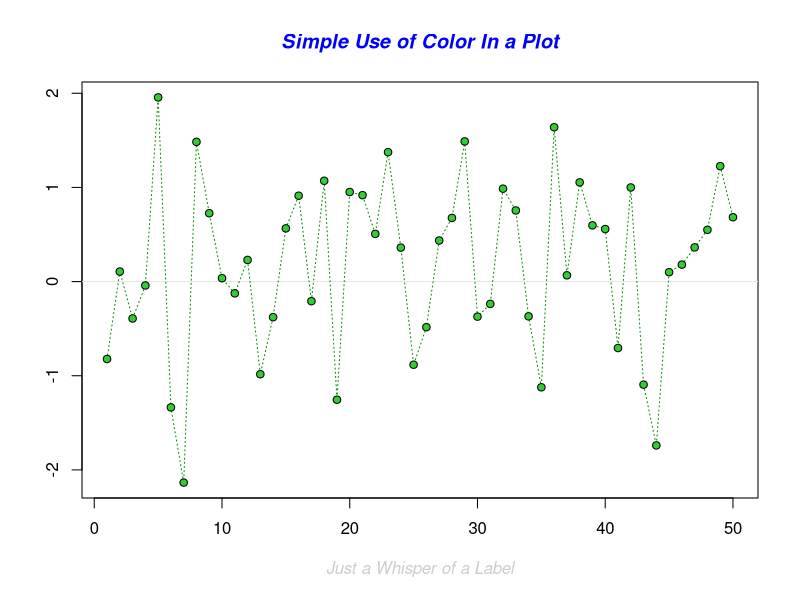
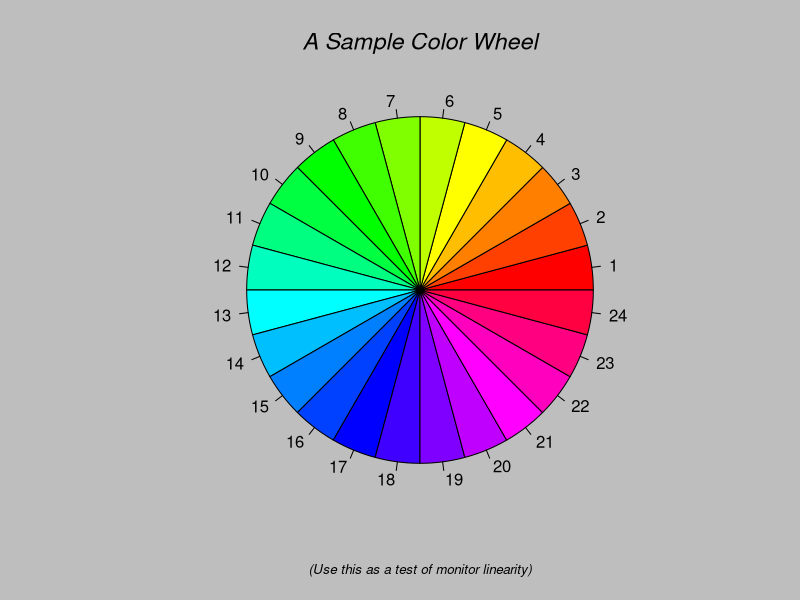
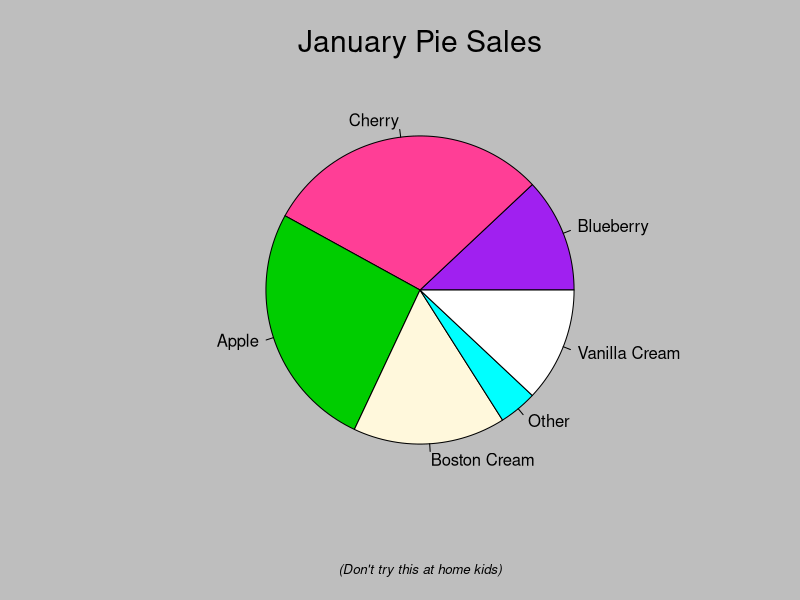
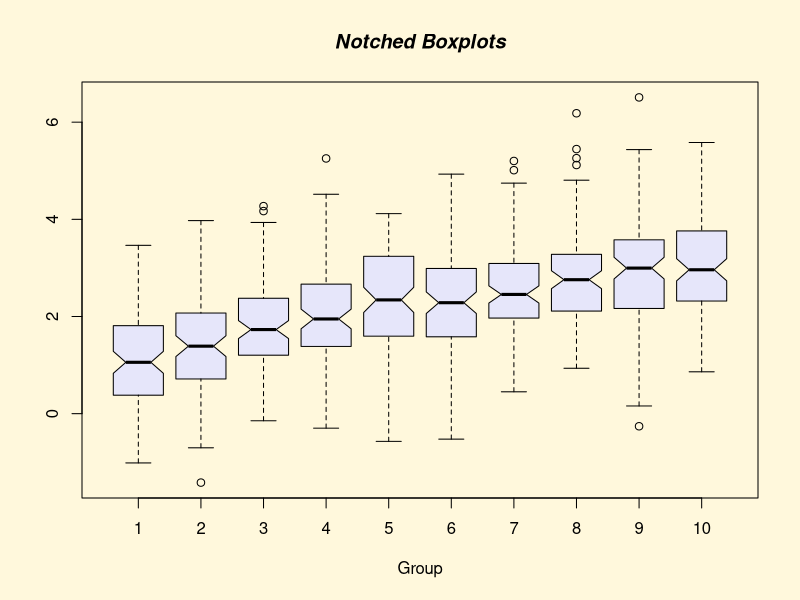
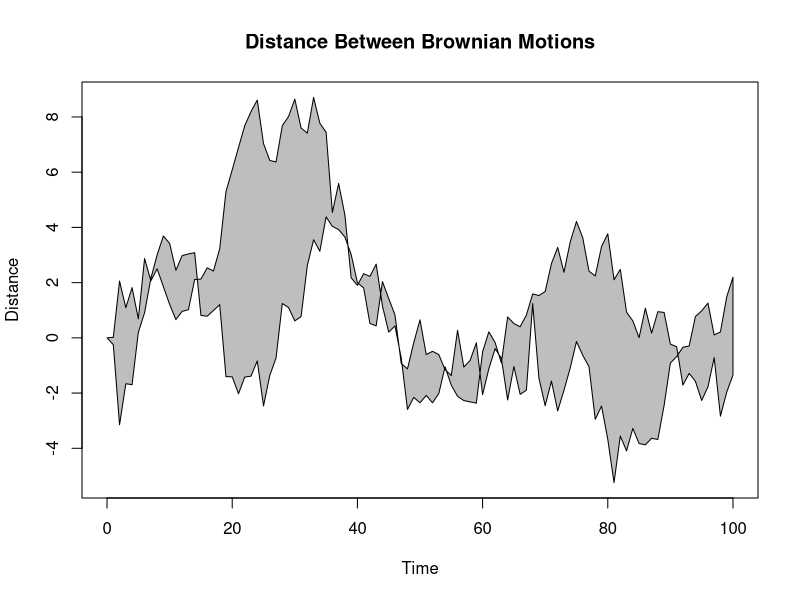
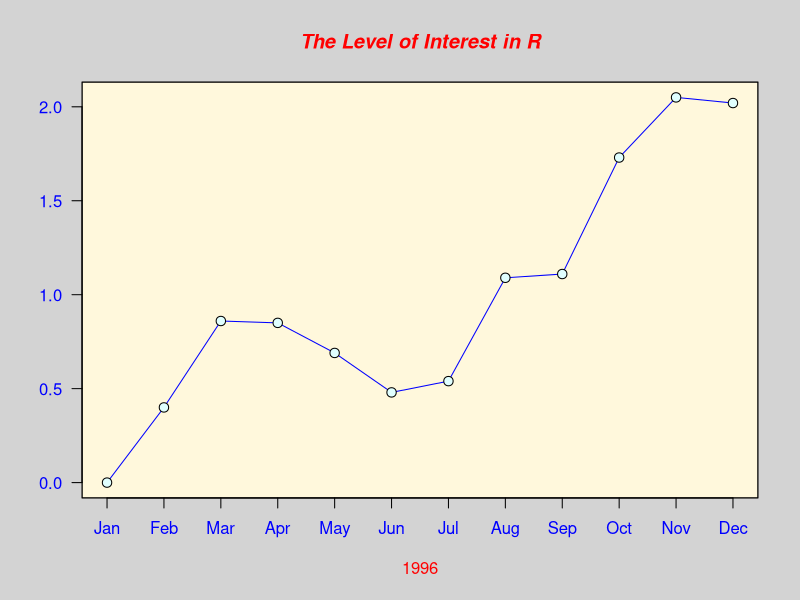
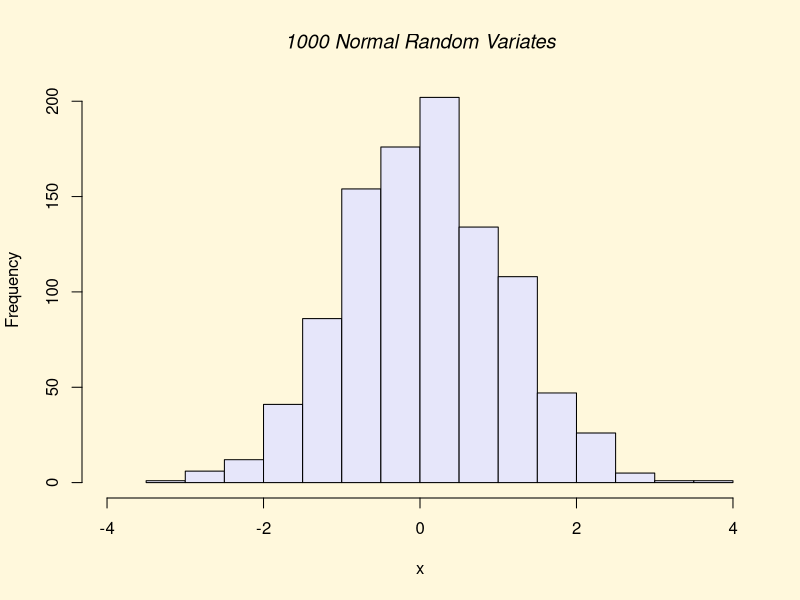
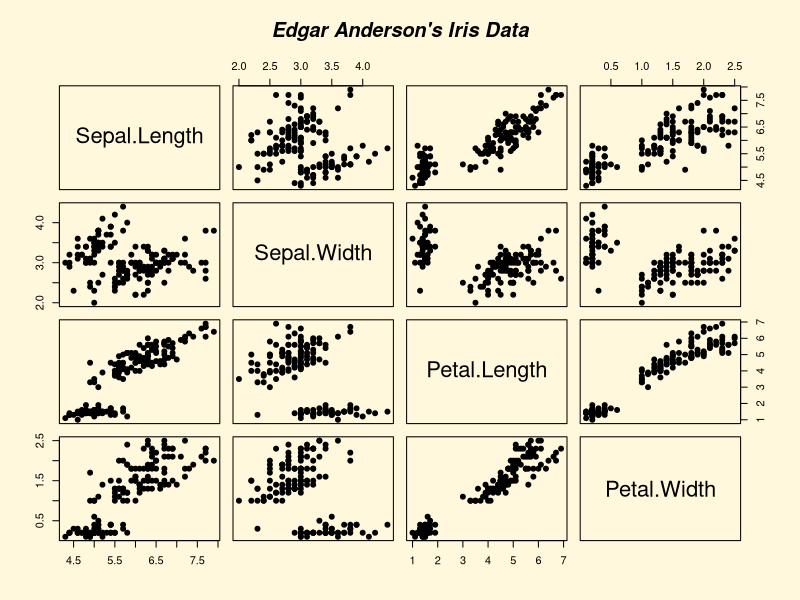

Generate these figures, in order, with R:
################################################################################
### R BASICS WORKSHOP                                                                                                            ###
### PRESENTATION 7-1: GRÁFICOS                                                                                              ### 
###                                                                                                                                                     ###
### Unida de Servicios Bioinformáticos                                                                                             ###
### Instituto Nacional de Medicina Genómica                                                                                   ###
### Website: github.com/hachepunto/R_Basics_workshop                                                                ### 
################################################################################


### INTRODUCCIÓN ###############################################################

# R ofrece una variedad increíble de opciones para construir gráficos. Escribe 
# este código en la consola para ver unas pocas opciones que son posibles:
demo(graphics)


# Una mejor versión del grafico del volcán (de la ayuda de la función *image*):
x <- 10*(1:nrow(volcano))
y <- 10*(1:ncol(volcano))
image(x, y, volcano, col = terrain.colors(100), axes = FALSE)
contour(x, y, volcano, levels = seq(90, 200, by = 5),
    add = TRUE, col = "peru")
axis(1, at = seq(100, 800, by = 100))
axis(2, at = seq(100, 600, by = 100))
box()
title(main = "Maunga Whau Volcano", font.main = 4)


# Esta parte del taller esta dividida en las siguientes secciones:

# A. Funciones gráficas de alto nivel (high-level functions) 
# B. Funciones gráficas de bajo nivel (low-level functions) 
# C. Parámetros gráficos modificados por la función *par* 
# D. Abrir múltiples ventanas y como partir una ventana gráfica
# E. Guardar gráficos como archivos 



### A. FUNCIONES GRÁFICAS DE ALTO NIVEL ########################################

# Las funciones gráficas de alto nivel se utilizan para crear gráficas, mientras
# que las de bajo nivel se utilizan para modificarlas o añadir elementos. 

# Acá vamos a ver algunos ejemplos, pero para una lista un poco más extensa 
# consulten las paginas 32 y 33 de "R para principiantes" (40 y 41 en la 
# la versión en Ingles).

data(iris)
str(iris)


## *plot* es una función genérica que sirve para hacer muchos tipos de gráficos.
# Una función genérica trabaja distinto dependiendo del tipo de argumentos que 
# se le da. Sin embargo, esta función se usa más frecuentemente para hacer 
# "scatterplots":  

plot(iris$Sepal.Length ~ iris$Sepal.Width)

plot(iris$Petal.Length ~ iris$Petal.Width)


# Existen muchos argumentos que pueden ser utilizados en la función *plot* y en 
# otras funciones para modificar figuras. Algunas de las más comunes son:

# type: cambia el tipo de grafico 

# pch: cambia la forma del símbolo
# cex: cambia el tamaño del símbolo
# col: cambia el color del símbolo
# bg: cambia el color del fondo del símbolo

# main: cambia el titulo principal
# xlab y ylab: cambian los títulos de los ejes
# cex.lab: cambia el tamaño del texto de los títulos de ejes
# cex.axis: cambia el tamaño del texto en los ejes

# las: controla la orientación del texto en el eje y
# bty: cambia el tipo de recuadro al rededor de los puntos 


plot(iris$Petal.Length ~ iris$Petal.Width, cex=3)

plot(iris$Petal.Length ~ iris$Petal.Width, cex=2, pch=21, col="black", bg="grey")

plot(iris$Petal.Length ~ iris$Petal.Width, cex=3, pch=21, col="black", bg="grey",
    main="Plot of Petal Width vs. Petals Length", xlab="Petal Width", 
    ylab="Petal Length", cex.lab=1.5, cex.axis=1.5, bty="l", las=1)



## Estas son otras funciones para gráficos comunes ##

# *boxplot* hace graficos de cajas
boxplot(iris$Sepal.Length)

boxplot(iris$Sepal.Length ~ iris$Species)

boxplot(iris$Sepal.Length ~ iris$Species, col="gold", horizontal=TRUE, las=1)

boxplot(iris$Sepal.Length ~ iris$Species, names=expression(italic("Iris setosa"), 
    italic("Iris versicolor"), italic("Iris virginica")), 
    xlab="Sepal length (cm)", col="gold", cex.lab=1.5, cex.axis=1.5, las=1)

?boxplot


# *hist* hace histogramas
hist(iris$Sepal.Length)

range(iris$Sepal.Length)

hist(iris$Sepal.Length, breaks=seq(min(iris$Sepal.Length), 
    max(iris$Sepal.Length), length.out=30), col="darkolivegreen", 
    border="white")

hist(iris$Sepal.Length, breaks=seq(min(iris$Sepal.Length), 
    max(iris$Sepal.Length), length.out=30), col="darkolivegreen", 
    border="white", xlab="Sepal Length", freq=FALSE)


# *pie* o *piechart* crea gráficos circulares 
table(iris$Species)

pie(x=table(iris$Species))


# *barplot* hace gráficos de barras
barplot(height=table(iris$Species))



### B. FUNCIONES GRÁFICAS DE BAJO NIVEL ########################################

# Aquí vamos a utilizar las funciones *points*, *lines* y *legend*. Para ver 
# una lista más extensa de funciones gráficas de bajo nivel ver la pagina 34
# de "R para principiantes"

# *type="n"* frecuentemente se utiliza para crear un grafico vacío
plot(iris$Petal.Length ~ iris$Petal.Width, type="n")

plot(iris$Petal.Length ~ iris$Petal.Width, xlab="Petal Width", 
    ylab="Petal Length", cex.lab=1.5, cex.axis=1.5, bty="l", las=1, type="n")

# *points* añade puntos a un grafico creado por *plot*    
points(iris$Petal.Length[iris$Species=="setosa"] ~ 
    iris$Petal.Width[iris$Species=="setosa"])
    
    
points(iris$Petal.Length[iris$Species=="setosa"] ~ 
    iris$Petal.Width[iris$Species=="setosa"], pch=19, cex=1.5, col="lightblue")

points(iris$Petal.Length[iris$Species=="versicolor"] ~ 
    iris$Petal.Width[iris$Species=="versicolor"], pch=19, cex=1.5, 
    col="darkorange")
 
points(iris$Petal.Length[iris$Species=="virginica"] ~ 
    iris$Petal.Width[iris$Species=="virginica"], pch=19, cex=1.5, 
    col="grey50")


# *lines* añade líneas a un grafico    
lines(x=c(0, 2.5), y=rep(mean(iris$Petal.Length[iris$Species=="setosa"]), 2), 
    col="royalblue4", lwd=3)      

lines(x=c(0, 2.5), y=rep(mean(iris$Petal.Length[iris$Species=="versicolor"]), 2), 
    col="orange", lwd=3)      
    
lines(x=c(0, 2.5), y=rep(mean(iris$Petal.Length[iris$Species=="virginica"]), 2), 
    col="black", lwd=3)      


# *legend* añade una leyenda                
legend(x="topleft", legend=c(expression(italic("Iris setosa")), 
    expression(italic("Iris versicolor")), expression(italic("Iris virginica"))), 
    pch=19, col=c("lightblue", "darkorange", "grey50"), cex=1.3)
    
legend(x=1.3, y=2.3, legend=c(expression(italic("Iris setosa")), 
    expression(italic("Iris versicolor")), expression(italic("Iris virginica"))), 
    pch=19, col=c("lightblue", "darkorange", "grey50"), cex=1.3)



### C. PARÁMETROS GRÁFICOS MODIFICADOS POR LA FUNCIÓN *par* #################### 

# Para tomar mayor control sobre gráficos, es necesario conocer la función *par*
# y sus argumentos asociados. 

# Muchas características de los gráficos pueden especificarse usando la *par* o
# en las funciones gráficas como *plot* (e.g. color). Otras pueden especificarse 
# solo utilizando *par* (e.g. tamaño del margen). La ayuda de la función *par* 
# tiene mucha información útil:
help(par)

# Primera versión:
hist(iris$Sepal.Length, breaks=seq(0, 8, 0.5), col="gray70", border="gray40", 
    xlab="", ylab="", main="", axes=FALSE, ylim=c(0,40))

hist(iris$Petal.Length, breaks=seq(0, 8, 0.5), density=30, add=TRUE)

axis(side=1, at=seq(0, 8, 1), cex.axis=2, lwd=2, las=1)
axis(side=2, at=seq(0, 40, 5), cex.axis=1.5, cex.axis=2, lwd=2, las=1)

mtext(text="Length (cm)", side=1, line=3, cex=2)
mtext(text="Specimens", side=2, line=3.5, cex=2)

legend(x="topright", legend=c("Sepals", "Petals"), fill=c("gray70", "black"), 
    density=c(NA, 30), pt.cex=2, border=c("gray40", "black"), cex=2)
    
    
# En esta primera versión hay un obvio problema con el titulo en el eje de
# las y. Para corregirlo podemos utilizar el argumento *mar* en la función *par*.

# Segunda versión:
par(mar = c(5, 5, 4, 2), family="mono") # Esta es la única línea que es diferente

hist(iris$Sepal.Length, breaks=seq(0, 8, 0.5), col="gray70", border="gray40", 
    xlab="", ylab="", main="", axes=FALSE, ylim=c(0,40))

hist(iris$Petal.Length, breaks=seq(0, 8, 0.5), density=30, add=TRUE)

axis(side=1, at=seq(0, 8, 1), cex.axis=2, lwd=2, las=1)
axis(side=2, at=seq(0, 40, 5), cex.axis=1.5, cex.axis=2, lwd=2, las=1)

mtext(text="Length (cm)", side=1, line=3, cex=2)
mtext(text="Specimens", side=2, line=3.5, cex=2)

legend(x="topright", legend=c("Sepals", "Petals"), fill=c("gray70", "black"), 
    density=c(NA, 30), pt.cex=2, border=c("gray40", "black"), cex=2)



### D. Abrir múltiples ventanas y partir una ventana gráfica ###################

## 1. Como abril múltiples ventanas ##

# Si no hay una ventana gráfica activa (graphical device), una función gráfica
# crea una ventana antes de hacer un grafico. 
plot(iris$Petal.Length ~ iris$Petal.Width, pch=19)

# Para abrir más de una ventana gráfica se puede utilizar la función *X11*
X11()
plot(iris$Sepal.Length, iris$Sepal.Width, pch=19, col="red")


## 2. Crear una ventana con múltiples paneles con *par* ##

# El argumento *mfrow* necesita 2 números: el numero de filas y columnas en las 
# que la ventana se va a dividir:
par(mfrow=c(1,2))
plot(iris$Petal.Length ~ iris$Petal.Width, pch=19)
plot(iris$Sepal.Length, iris$Sepal.Width, pch=19, col="red")

par(mfrow=c(2,1))
plot(iris$Petal.Length ~ iris$Petal.Width, pch=19)
plot(iris$Sepal.Length, iris$Sepal.Width, pch=19, col="red")


## 3. Crear una ventana con múltiples paneles con *layout* ##

# La funcion *layout* también puede dividir una ventana en paneles, pero los
# paneles no tienen que ser del mismo tamaño u organizarse en filas y columnas

# El principal argumento para la función *layout* es una matriz que define como
# se parte la ventana:

div <- matrix(1:3, nrow=3, ncol=1)
div

layout(mat=div)
layout.show(3)

plot(iris$Sepal.Length, iris$Sepal.Width, pch=19, cex.lab=1.5, cex.axis=1.5, 
    xlab="Sepal length (cm)", ylab="Sepal width (cm)")
plot(iris$Sepal.Length, iris$Petal.Length, pch=19, cex.lab=1.5, cex.axis=1.5, 
    xlab="Sepal length (cm)", ylab="Petal length (cm)")
plot(iris$Sepal.Length, iris$Petal.Width, pch=19, cex.lab=1.5, cex.axis=1.5, 
    xlab="Sepal length (cm)", ylab="Petal width (cm)")
plot(iris$Sepal.Length, iris$Petal.Width, pch=19, type="n", axes=F, bty="n", 
    xlab="", ylab="")
    

div <- matrix(1:4, nrow=2, ncol=2)
div

layout(mat=div)
layout.show(4)

plot(iris$Sepal.Length, iris$Sepal.Width, pch=19, cex.lab=1.5, cex.axis=1.5, 
    xlab="Sepal length (cm)", ylab="Sepal width (cm)")
plot(iris$Sepal.Length, iris$Petal.Length, pch=19, cex.lab=1.5, cex.axis=1.5, 
    xlab="Sepal length (cm)", ylab="Petal length (cm)")
plot(iris$Sepal.Length, iris$Petal.Width, pch=19, cex.lab=1.5, cex.axis=1.5, 
    xlab="Sepal length (cm)", ylab="Petal width (cm)")
plot(iris$Sepal.Length, iris$Petal.Width, pch=19, type="n", axes=F, bty="n", 
    xlab="", ylab="")
mtext("Sepal length", line=-3, cex=1.5)
mtext("versus", line=-5, cex=1.5)
mtext("other variables", line=-7, cex=1.5)
mtext("in Anderson's Iris", line=-9, cex=1.5)


# Esta es una gráfica sencilla con dos paneles
div <- matrix(1:2, nrow=1, ncol=2)
layout(mat=div)
layout.show(2)

plot(iris$Sepal.Length, iris$Sepal.Width)
plot(iris$Sepal.Length, iris$Petal.Length)


# Que tal si queremos hacer que el un panel sea "contenido" por el otro
div <- matrix(c(1,1,2,1), nrow=2, ncol=2)
div

layout(mat=div)
layout.show(2)

plot(iris$Sepal.Length, iris$Sepal.Width)
plot(iris$Sepal.Length, iris$Petal.Length)


# Además, con los argumentos *widths* y *heights* podemos cambiar el tamaño de
# las celdas en las columnas o filas
layout(mat=div, widths=c(2, 1), heights=c(1, 2))
layout.show(2)

plot(iris$Sepal.Length, iris$Sepal.Width)
plot(iris$Sepal.Length, iris$Petal.Length)




### E. GUARDAR GRÁFICOS COMO ARCHIVOS ########################################## 

# Así como es posible enviar un gráfico a una ventana abierta, es posible 
# enviar un gráfico a un archivo abierto (ambos son tipos de "graphical devices").

# como *X11()* abre ventanas, hay varias funciones que abren varios tipos de 
# archivos: *jpeg*, *png*, *tiff*, *bmp*, *pdf*, *postcript*.


# Ejemplo utilizando *pdf*
help(pdf)


getwd() # ver cual es el directorio de trabajo

# Utilizar *getwd* o las opciones en la barra de R para asignar el directorio
# de trabajo que se quiere utilizar


## Primera versión ##
# Paso 1. Abrir el archivo:
pdf(file="SepalLenght_vs_SepalWidth.pdf", width = 9, height = 7) 

# Paso 2. Crear la figura en el archivo
plot(iris$Petal.Length ~ iris$Petal.Width, cex=3, pch=21, col="black", bg="grey",
    main="Plot of Petal Length vs. Petals Width", xlab="Petal Width", 
    ylab="Petal Length", cex.lab=1.5, cex.axis=1.5, bty="l", las=1)

# Paso 3. Cerrar el archivo
dev.off() 



## Segunda versión ##
# En esta versión hemos hecho la figura en formato png de tamaño grande y de buena calidad
png(filename="SepalLenght_vs_SepalWidth.png", width=480*13, height=480*10, 
    pointsize=12*1.5, res=600) 

plot(iris$Petal.Length ~ iris$Petal.Width, cex=3, pch=21, col="black", bg="grey",
    main="Plot of Petal Width vs. Petals Length", xlab="Petal Width", 
    ylab="Petal Length", cex.lab=1.5, cex.axis=1.5, bty="l", las=1)

dev.off() 







